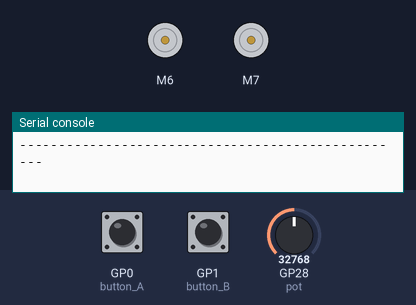
The program below on a simulated Raspberry Pi Pico running CircuitPython. Shown: 2 × DC motor (green arrow = forward, orange = backward, longer = faster), the last lines printed to the serial console. The test bench sets the inputs (shaded band); at power-on: GP0 (button_A) HIGH, GP1 (button_B) HIGH, GP28 (pot) = 32768 (analog values on the 0–65535 scale).

Above: at 1.2 s.
1.3 s: GP0 (button_A) pulled LOW for 0.15 s
At 1.42 s:
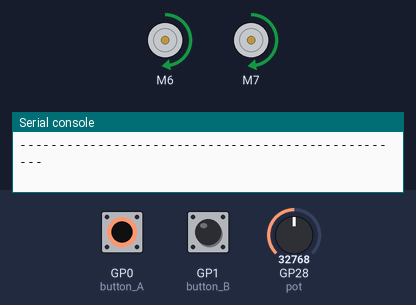
3.0 s: GP1 (button_B) pulled LOW for 0.15 s
At 3.14 s:
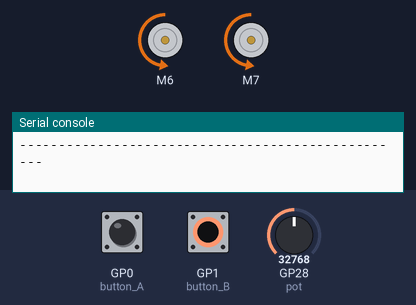
4.7 s: GP28 (pot) set to 1845
6.3 s: GP0 (button_A) pulled LOW for 1 s
At 8.4 s:
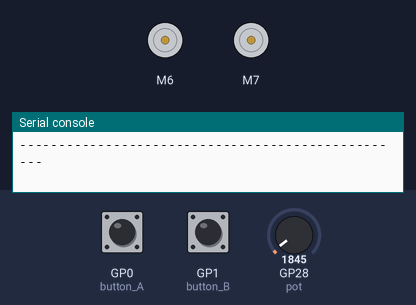
8.8 s: GP1 (button_B) pulled LOW for 1 s
At 9.1 s:
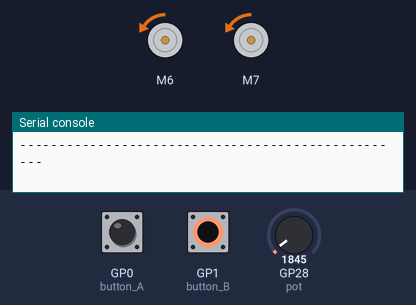
11.3 s: GP28 (pot) set to 65535
Timing chart, 0 to 13.9 s (numbered marks = the images above; inputs shaded):
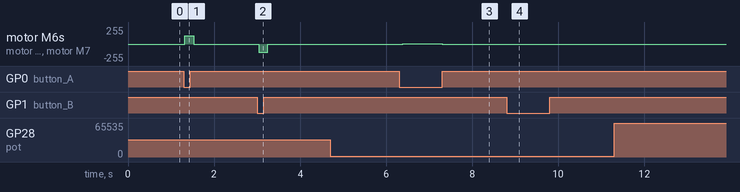

Measured:
- after the input at 1.3 s, motor M6, motor M7: stopped → forward 127/255 at once, → stopped 0.20 s later
- after the input at 3.0 s, motor M6, motor M7: stopped → backward 127/255 at once, → stopped 0.20 s later
- after the input at 6.3 s, motor M6, motor M7: stopped → forward 7/255 after 0.09 s, → stopped 0.91 s later
- after the input at 8.8 s, motor M6, motor M7: stopped → backward 7/255 at once, → stopped 1.0 s later

The program:

12.servo.py
```python
import time
import board
import digitalio
from analogio import AnalogIn
from pwmio import PWMOut
from adafruit_motor import servo

servo1 = servo.ContinuousServo(PWMOut(board.GP6, frequency=50), min_pulse=500, max_pulse=2500)
servo2 = servo.ContinuousServo(PWMOut(board.GP7, frequency=50), min_pulse=500, max_pulse=2500)

button_A = digitalio.DigitalInOut(board.GP0)
button_B = digitalio.DigitalInOut(board.GP1)
for button in (button_A, button_B):
    button.direction = digitalio.Direction.INPUT
    button.pull = digitalio.Pull.UP

pot = AnalogIn(board.GP28)

print("Continuous Servo Control")
print("A: Forward | B: Backward | A+B: Emergency Stop | No button: Stop")
print("=" * 50)

while True:
    pot_value = pot.value
    speed = min(1.0, pot_value / 65535)
    speed_percent = speed * 100

    a_pressed = not button_A.value
    b_pressed = not button_B.value

    if a_pressed:
        direction = "FORWARD"
        throttle = speed
    elif b_pressed:
        direction = "BACKWARD"
        throttle = -speed
    else:
        direction = "STOP"
        throttle = 0.0

    servo1.throttle = throttle
    servo2.throttle = throttle

    print(f"{direction:15} | Speed: {speed_percent:5.1f}% | Throttle: {throttle:+.2f}")
    print("-" * 50)

    time.sleep(0.1)
```
